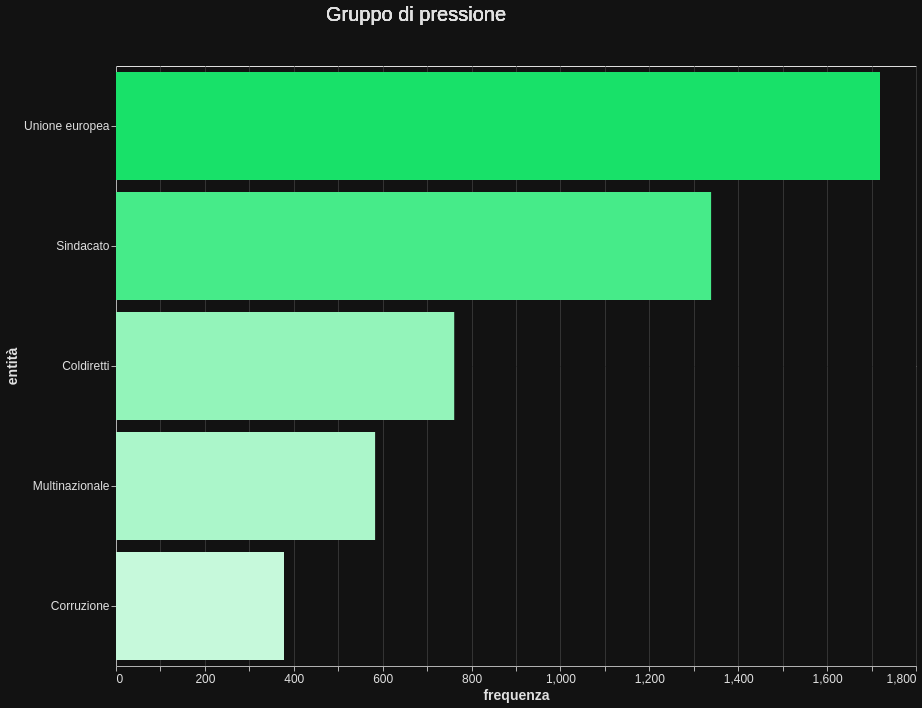

Specify this chart in Vega-Lite:
### Vega-Lite specification from a JSON file in a GitHub repository (floating-point values rounded to 4 significant figures)
{"$schema": "https://vega.github.io/schema/vega-lite/v5.17.0.json", "config": {"axis": {"domainColor": "#B0B0B0", "gridColor": "#333333", "labelColor": "#E0E0E0", "labelFontSize": 12, "tickColor": "#B0B0B0", "titleColor": "#E0E0E0", "titleFontSize": 14}, "background": "#121212", "legend": {"labelColor": "#E0E0E0", "titleColor": "#E0E0E0"}, "mark": {"color": "#1f77b4"}, "title": {"color": "#E0E0E0", "fontSize": 20}}, "data": {"name": "data-d77a7879f30713ad73f3323785f17260"}, "datasets": {"data-d77a7879f30713ad73f3323785f17260": [{"group": "Agricoltura", "name": "Agricoltura", "value": 7060}, {"group": "Agricoltura", "name": "Allevamento", "value": 435}, {"group": "Agricoltura", "name": "Industria", "value": 217}, {"group": "Agricoltura", "name": "Pesca (attività)", "value": 160}, {"group": "Agricoltura", "name": "Artigianato", "value": 44}, {"group": "Europa", "name": "Italia", "value": 7971}, {"group": "Europa", "name": "Germania", "value": 1290}, {"group": "Europa", "name": "Francia", "value": 1142}, {"group": "Europa", "name": "Spagna", "value": 242}, {"group": "Europa", "name": "Ucraina", "value": 181}, {"group": "Religione", "name": "Dio", "value": 4166}, {"group": "Religione", "name": "Verità", "value": 455}, {"group": "Religione", "name": "Libertà", "value": 412}, {"group": "Religione", "name": "Giustizia", "value": 264}, {"group": "Religione", "name": "Coraggio", "value": 212}, {"group": "Società", "name": "Politica", "value": 1826}, {"group": "Società", "name": "Lavoro", "value": 1074}, {"group": "Società", "name": "Governo", "value": 916}, {"group": "Società", "name": "Famiglia", "value": 493}, {"group": "Società", "name": "Tradizione", "value": 482}, {"group": "Suolo", "name": "Alimento", "value": 823}, {"group": "Suolo", "name": "Letame", "value": 756}, {"group": "Suolo", "name": "Frutta", "value": 696}, {"group": "Suolo", "name": "Grano", "value": 692}, {"group": "Suolo", "name": "Trattore agricolo", "value": 555}, {"group": "Gruppo di pressione", "name": "Unione europea", "value": 1719}, {"group": "Gruppo di pressione", "name": "Sindacato", "value": 1339}, {"group": "Gruppo di pressione", "name": "Coldiretti", "value": 761}, {"group": "Gruppo di pressione", "name": "Multinazionale", "value": 583}, {"group": "Gruppo di pressione", "name": "Corruzione", "value": 378}, {"group": "Roma", "name": "Bruxelles", "value": 1026}, {"group": "Roma", "name": "Provincia di Siena", "value": 437}, {"group": "Roma", "name": "Sicilia", "value": 391}, {"group": "Roma", "name": "Sanremo", "value": 238}, {"group": "Roma", "name": "Sardegna", "value": 222}]}, "params": [{"bind": {"input": "select", "name": " ", "options": ["Agricoltura", "Europa", "Gruppo di pressione", "Religione", "Roma", "Società", "Suolo"]}, "name": "SelectGroup", "select": {"fields": ["group"], "type": "point"}, "value": "Gruppo di pressione", "views": ["view_7"]}], "vconcat": [{"encoding": {"text": {"field": "group", "type": "nominal"}}, "height": 30, "mark": {"align": "center", "color": "#E0E0E0", "dy": -15, "fontSize": 20, "type": "text"}, "transform": [{"filter": {"param": "SelectGroup"}}], "width": 600}, {"height": 600, "layer": [{"encoding": {"color": {"field": "value", "legend": null, "scale": {"interpolate": "hsl", "scheme": ["#c6f9db", "#18E169"]}, "type": "quantitative"}, "tooltip": [{"field": "value", "type": "quantitative"}], "x": {"field": "value", "title": "frequenza", "type": "quantitative"}, "y": {"field": "name", "sort": "-x", "title": "entità", "type": "nominal"}}, "mark": {"type": "bar"}, "name": "view_7", "transform": [{"filter": {"param": "SelectGroup"}}]}], "width": 800}]}
